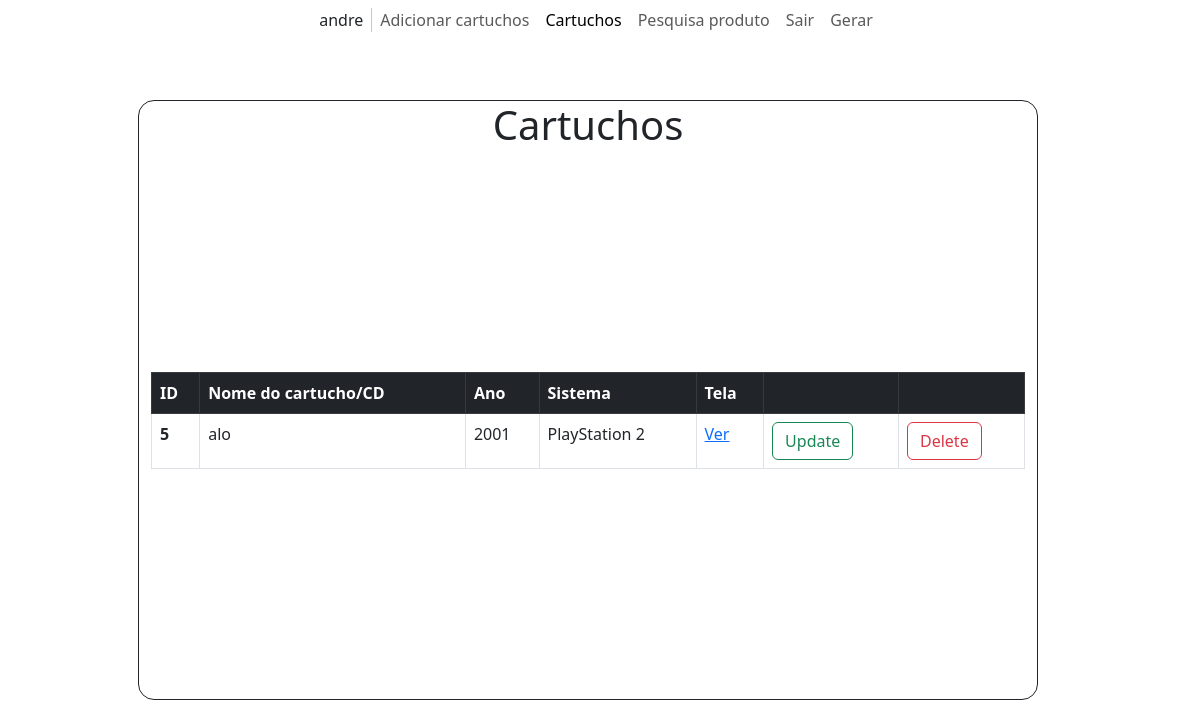
The page /mostrar_cartuchos.php (signed in) on the database as committed earlier.
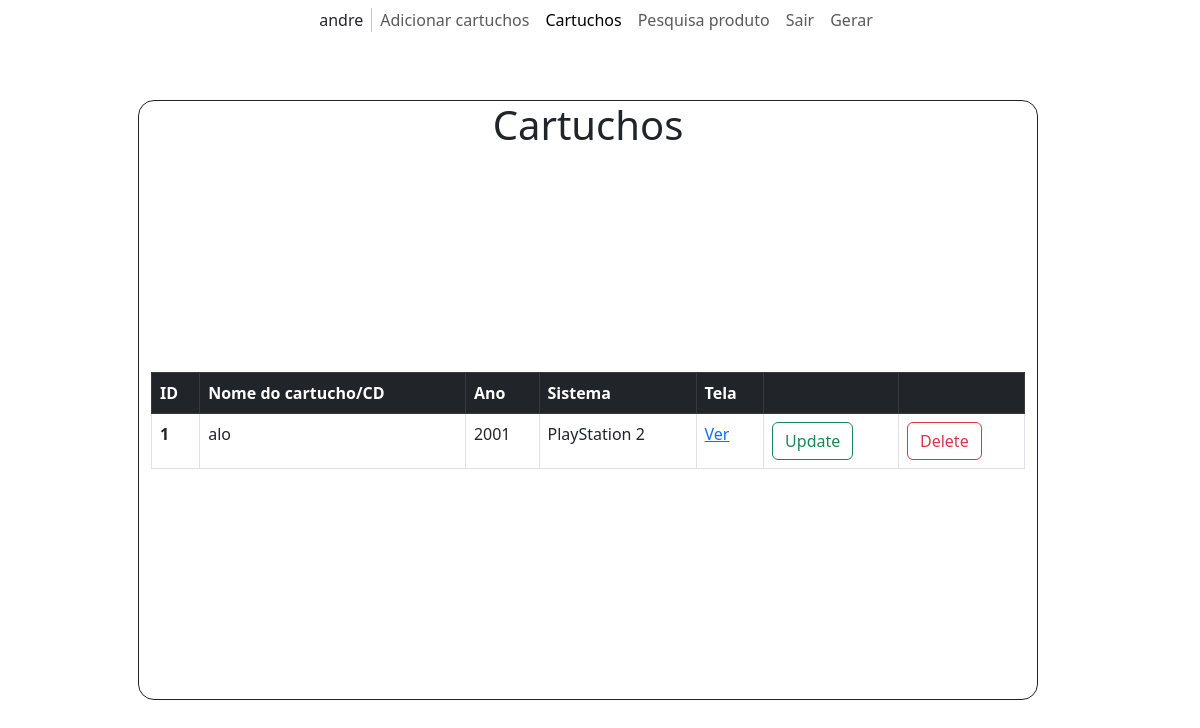
The same page on the database as committed later.
### tables this page shows
CREATE TABLE `cartuchos` (
  `id` int(10) UNSIGNED NOT NULL,
  `nome_cartucho_cd` varchar(255) NOT NULL,
  `ano` int(10) UNSIGNED NOT NULL,
  `sistema` varchar(255) NOT NULL,
  `tela` blob NOT NULL,
  `id_usuario` int(10) UNSIGNED NOT NULL,
  `id_sistema` int(10) UNSIGNED NOT NULL
);

### vars_functions.php (called while the page is built, shortened)
<?php
function onclickdelete($id)
{
  $delete = "window.location.href = 'delete.php?id=" . $id . "'";
  $string = 'onclick="' . $delete . '"';
  return $string;
}
function onclickupdate($id)
{
  $update = "window.location.href = 'update.php?id=" . $id . "'";
  $string = 'onclick="' . $update . '"';
  return $string;
}
$id_usuario = $_SESSION['id'];
$adm = $_SESSION['admin'];

### mostrar_cartuchos.php (the view, shortened to what this page needs)
<!DOCTYPE html>
<html lang="pt-BR">
<head>
  <link href="https://cdn.jsdelivr.net/npm/bootstrap@5.3.0-alpha1/dist/css/bootstrap.min.css" rel="stylesheet">
  <link rel="stylesheet" href="https://cdn.jsdelivr.net/npm/bootstrap-icons@1.10.3/font/bootstrap-icons.css">
  <link rel="stylesheet" href="/css/style.css">
</head>
<body>
  <div class="container-xxl position-relative p-0">
    <nav class="navbar navbar-expand-lg navbar-light justify-content-center px-4 px-lg-5 py-3 py-lg-0 bg-white">
      <div class='navbar-nav py-0'>
        <span class='nav-item'>
          <?php
          $usr = $_SESSION['username'];
          echo "$usr";
          ?>
        </span>
      </div>
      <div class='navbar-nav py-0'>
        <a href='cartucho.php' class='nav-item nav-link'>Adicionar cartuchos</a>
        <a href='mostrar_cartuchos.php' class='nav-item nav-link active'>Cartuchos</a>
        <a href='pesquisa.php' class='nav-item nav-link'>Pesquisa produto</a>
        <a href='logout.php' class='nav-item nav-link'>Sair</a>
        <a href='gerar_cartuchos.php' class='nav-item nav-link'>Gerar</a>
      </div>
    </nav>
  </div>
  <div class="container position-absolute top-50 start-50 translate-middle w-75 h-75 d-flex align-items-evenly justify-items-center row">
    <h1 class="text-center">Cartuchos</h1>
    <?php
    require "vars_functions.php";
    $conn = new mysqli('localhost', 'root', '', 'AHAHAHABORGES');
    $sql = "SELECT c.id, c.nome_cartucho_cd, c.ano, c.sistema, u.nome_completo FROM cartuchos c INNER JOIN usuarios u ON c.id_usuario = u.id ORDER BY c.id";
    if ($adm != '1') {
      $sql = "SELECT c.id, c.nome_cartucho_cd, c.ano, c.sistema FROM cartuchos c INNER JOIN usuarios u ON c.id_usuario = u.id WHERE u.id = '$id_usuario' ORDER BY c.id";
    }
    $result = $conn->query($sql);
    if ($result->num_rows > 0) {
      if ($adm != '1') {
        echo "<table class='table table-bordered'>
        <thead>
          <tr class='table-dark'>
            <th scope='col'>ID</th>
            <th scope='col'>Nome do cartucho/CD</th>
            <th scope='col'>Ano</th>
            <th scope='col'>Sistema</th>
            <th scope='col'>Tela</th>
            <th scope='col'/>
            <th scope='col'/>
          </tr>
        </thead>
        <tbody>";
      }
      while ($row = $result->fetch_assoc()) {
        if ($adm != '1') {
          echo "<tr><th scope='row'>" . $row["id"] . "</th><td>" . $row["nome_cartucho_cd"] . "</td><td>" . $row["ano"] . "</td><td>" . $row["sistema"] . "</td><td><a href='exibir_imagem.php?id=" . $row["id"] . "'>Ver</a></td><td><input class='btn btn-outline-success' type='button' value='Update'" . onclickupdate($row["id"]) . "></td><td><input class='btn btn-outline-danger' type='button' value='Delete'" . onclickdelete($row["id"]) . "></td></tr>";
        }
      }
      echo "</tbody></table>";
    } else {
      echo "<h3 class='text-center'>Nenhum cartucho encontrado.</h3>";
    }
    ?>
</body>
</html>

Rows that differ between the two databases and show on the page:
removed cartuchos: id "5", nome_cartucho_cd "alo", ano "2001", sistema "PlayStation 2"
added cartuchos: id "1", nome_cartucho_cd "alo", ano "2001", sistema "PlayStation 2"
